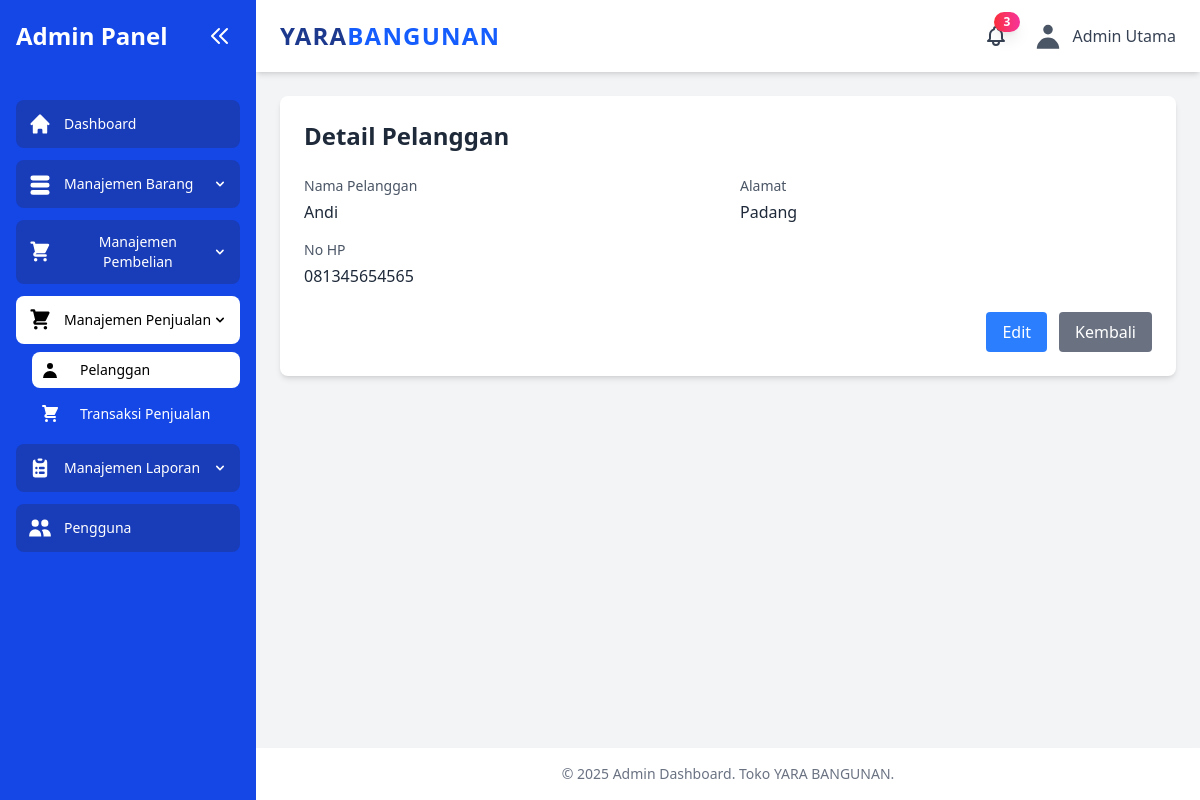
The page /modul/pelanggan/detail.php?id=1 (signed in) on the database its author committed.
### tables this page shows
CREATE TABLE `pelanggan` (
  `id_pelanggan` int(11) NOT NULL,
  `nama_pelanggan` varchar(100) NOT NULL,
  `no_hp_pelanggan` varchar(20) DEFAULT NULL,
  `alamat_pelanggan` text DEFAULT NULL,
  `status_dihapus` tinyint(1) DEFAULT 0
);

### modul/pelanggan/detail.php (the view, shortened to what this page needs)
<?php
    include '../../cek_login.php';
?>
<?php include '../../layout/header.php'; ?>
<?php include '../../layout/sidebar.php'; ?>
    <main class="flex-1 p-4 sm:p-6">
        <div class="bg-white rounded-lg shadow-md p-6 max-w-4xl mx-auto animate-fade-in animate-slide-in-up">
            <h1 class="text-2xl font-bold mb-6 text-gray-800">Detail Pelanggan</h1>
            <?php
                $id = $_GET['id'];
                $query = mysqli_query($koneksi, "SELECT * FROM pelanggan WHERE id_pelanggan = '$id'");
                $data = mysqli_fetch_array($query);
            ?>
            <div class="grid grid-cols-1 md:grid-cols-2 gap-6">
                <div class="space-y-4">
                    <div class="flex flex-col">
                        <label class="text-sm font-medium text-gray-600">Nama Pelanggan</label>
                        <span class="mt-1 text-gray-800"><?php echo $data['nama_pelanggan']; ?></span>
                    </div>
                    <div class="flex flex-col">
                        <label class="text-sm font-medium text-gray-600">No HP</label>
                        <span class="mt-1 text-gray-800"><?php echo $data['no_hp_pelanggan'] ?: '-'; ?></span>
                    </div>
                </div>
                <div class="space-y-4">
                    <div class="flex flex-col">
                        <label class="text-sm font-medium text-gray-600">Alamat</label>
                        <span class="mt-1 text-gray-800"><?php echo $data['alamat_pelanggan'] ?: '-'; ?></span>
                    </div>
                </div>
            </div>
            <div class="mt-6 flex justify-end space-x-3">
                <a href="edit.php?id=<?php echo $id; ?>" class="px-4 py-2 bg-blue-500 text-white rounded hover:bg-blue-600 transition-colors">
                    Edit
                </a>
                <a href="index.php" class="px-4 py-2 bg-gray-500 text-white rounded hover:bg-gray-600 transition-colors">
                    Kembali
                </a>
            </div>
        </div>
    </main>
<?php include ('../../layout/footer.php'); ?>

### src/style.css (style rules this page uses)
.animate-fade-in { animation: fade-in 0.6s ease-in-out; }
.animate-slide-in-up { animation: slide-in-up 0.5s ease-out; }

### rows shown on the page
pelanggan: nama_pelanggan "Andi", no_hp_pelanggan "081345654565", alamat_pelanggan "Padang"

### other values the page prints
$total_notifications "3"
$sesi_nama_lengkap_pengguna "Admin Utama"
